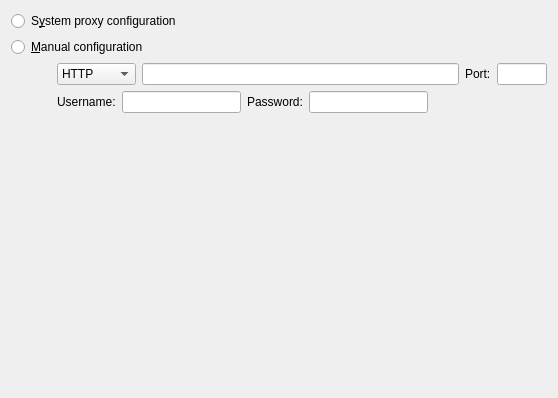
<?xml version="1.0" encoding="UTF-8"?>
<ui version="4.0">
 <class>SBI_ProxyWidget</class>
 <widget class="QWidget" name="SBI_ProxyWidget">
  <property name="geometry">
   <rect>
    <x>0</x>
    <y>0</y>
    <width>558</width>
    <height>398</height>
   </rect>
  </property>
  <property name="windowTitle">
   <string>Form</string>
  </property>
  <layout class="QGridLayout" name="gridLayout">
   <item row="2" column="1">
    <layout class="QHBoxLayout" name="horizontalLayout_9">
     <item>
      <widget class="QComboBox" name="proxyType">
       <item>
        <property name="text">
         <string>HTTP</string>
        </property>
       </item>
       <item>
        <property name="text">
         <string>SOCKS5</string>
        </property>
       </item>
      </widget>
     </item>
     <item>
      <widget class="QLineEdit" name="proxyServer"/>
     </item>
     <item>
      <widget class="QLabel" name="label_37">
       <property name="text">
        <string>Port:</string>
       </property>
      </widget>
     </item>
     <item>
      <widget class="QLineEdit" name="proxyPort">
       <property name="maximumSize">
        <size>
         <width>50</width>
         <height>16777215</height>
        </size>
       </property>
      </widget>
     </item>
    </layout>
   </item>
   <item row="2" column="0">
    <spacer name="horizontalSpacer">
     <property name="orientation">
      <enum>Qt::Horizontal</enum>
     </property>
     <property name="sizeType">
      <enum>QSizePolicy::Fixed</enum>
     </property>
     <property name="sizeHint" stdset="0">
      <size>
       <width>40</width>
       <height>20</height>
      </size>
     </property>
    </spacer>
   </item>
   <item row="3" column="1">
    <layout class="QHBoxLayout" name="horizontalLayout_24">
     <item>
      <widget class="QLabel" name="label_56">
       <property name="text">
        <string>Username:</string>
       </property>
      </widget>
     </item>
     <item>
      <widget class="QLineEdit" name="proxyUsername"/>
     </item>
     <item>
      <widget class="QLabel" name="label_57">
       <property name="text">
        <string>Password:</string>
       </property>
      </widget>
     </item>
     <item>
      <widget class="QLineEdit" name="proxyPassword"/>
     </item>
     <item>
      <spacer name="horizontalSpacer_28">
       <property name="orientation">
        <enum>Qt::Horizontal</enum>
       </property>
       <property name="sizeHint" stdset="0">
        <size>
         <width>40</width>
         <height>20</height>
        </size>
       </property>
      </spacer>
     </item>
    </layout>
   </item>
   <item row="0" column="0" colspan="2">
    <widget class="QRadioButton" name="systemProxy">
     <property name="text">
      <string>S&amp;ystem proxy configuration</string>
     </property>
    </widget>
   </item>
   <item row="1" column="0" colspan="2">
    <widget class="QRadioButton" name="manualProxy">
     <property name="text">
      <string>&amp;Manual configuration</string>
     </property>
    </widget>
   </item>
   <item row="6" column="1">
    <spacer name="verticalSpacer">
     <property name="orientation">
      <enum>Qt::Vertical</enum>
     </property>
     <property name="sizeHint" stdset="0">
      <size>
       <width>20</width>
       <height>40</height>
      </size>
     </property>
    </spacer>
   </item>
   <item row="5" column="1">
    <widget class="QFrame" name="httpsCredentialsLayout_2">
     <layout class="QHBoxLayout" name="httpsCredentialsLayout"/>
    </widget>
   </item>
  </layout>
 </widget>
 <resources/>
 <connections/>
</ui>
